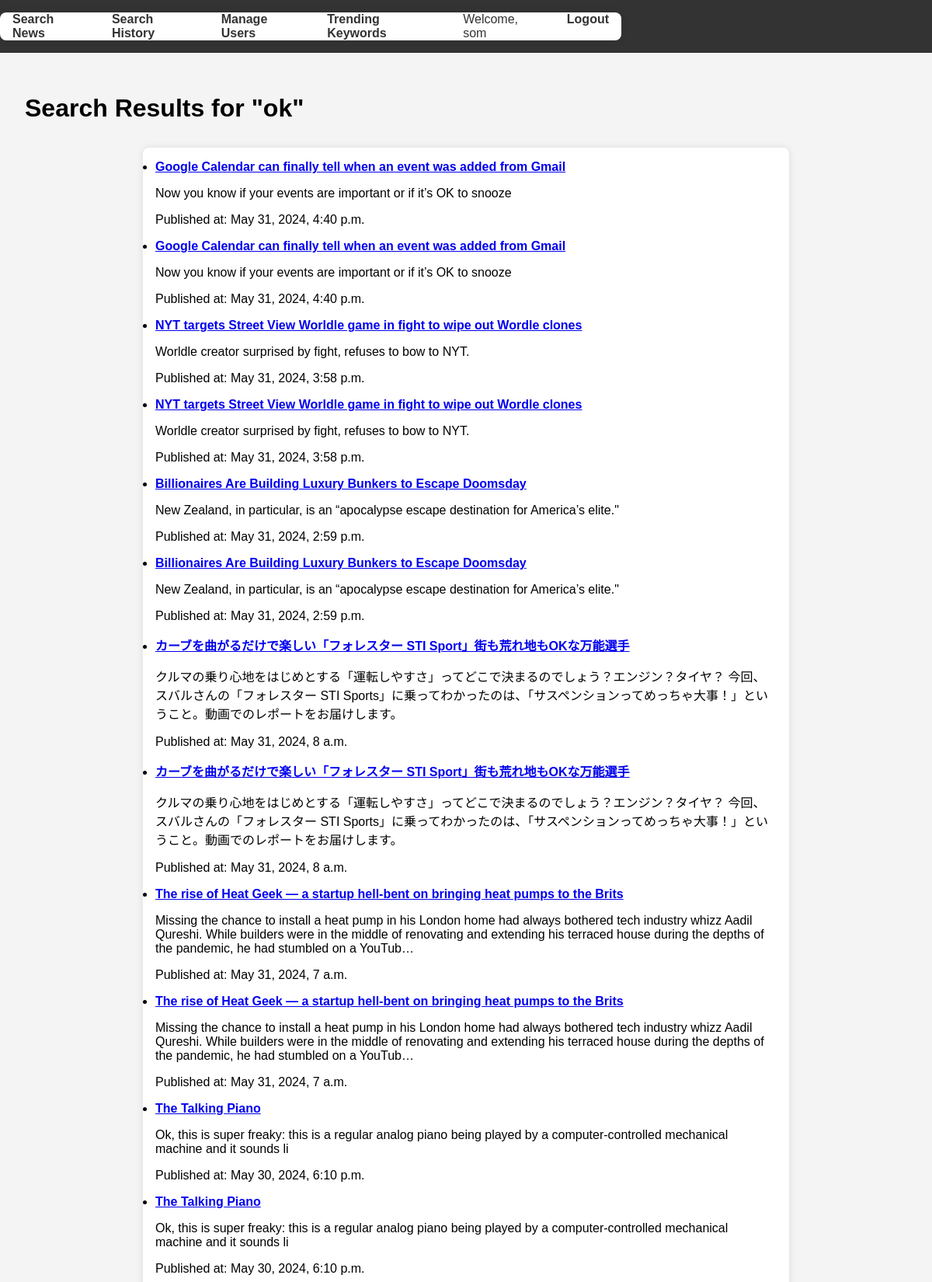
The app's page /search/results/17/ (signed in, upper part) with its own data.
### search/models.py (models this page shows, shortened)
class KeywordSearch(models.Model):
    user = models.ForeignKey(User, on_delete=models.CASCADE)
    keyword = models.CharField(max_length=255)
    last_searched = models.DateTimeField(auto_now=True)
    last_api_request = models.DateTimeField(null=True, blank=True)
    search_count = models.IntegerField(default=0)
    def __str__(self):
        return f'{self.keyword} by {self.user}'

class NewsArticle(models.Model):
    keyword_search = models.ForeignKey(KeywordSearch,related_name='news_articles', on_delete=models.CASCADE)
    title = models.CharField(max_length=255)
    description = models.TextField(null=True, blank=True)
    url = models.URLField()
    published_at = models.DateTimeField()
    class Meta:
        ordering = ['-published_at']
    def __str__(self):
        return self.title

### search/views.py (the view)
# urls.py: path('results/<int:keyword_search_id>/', views.search_results, name='search_results'),
@login_required
def search_results(request, keyword_search_id):
    keyword_search = KeywordSearch.objects.get(id=keyword_search_id, user=request.user)
    print(keyword_search)
    articles = keyword_search.news_articles.all()
    print(articles)
    return render(request, 'search/result.html', {'keyword_search': keyword_search, 'articles': articles})

### search/templates/search/result.html (shortened to what this page needs)
{% extends "base.html" %}
{% block content %}
<h1>Search Results for "{{ keyword_search.keyword }}"</h1>
<ul>
    {% for article in articles %}
        <li>
            <a href="{{ article.url }}" target="_blank">{{ article.title }}</a>
            <p>{{ article.description }}</p>
            <p>Published at: {{ article.published_at }}</p>
        </li>
    {% endfor %}
</ul>
{% endblock %}

### templates/base.html (shortened to what this page needs)
{% load static %}
<!DOCTYPE html>
<html>
<head>
    <link rel="stylesheet" type="text/css" href="{% static 'css/styles.css' %}">
</head>
<body>
    <header>
        <nav>
            <ul>
                <li><a href="{% url 'search_news' %}">Search News</a></li>
                <li><a href="{% url 'search_history' %}">Search History</a></li>
                {% if user.is_superuser %}
                    <li><a href="{% url 'manage_users' %}">Manage Users</a></li>
                    <li><a href="{% url 'trending_keywords' %}">Trending Keywords</a></li>
                {% endif %}
                {% if user.is_authenticated %}
                    <li>Welcome, {{ user.username }}</li>
                    <li><a href="{% url 'logout' %}">Logout</a></li>
                {% else %}
                    <li><a href="{% url 'login' %}">Login</a></li>
                {% endif %}
            </ul>
        </nav>
    </header>
    <main>
        {% block content %}
        {% endblock %}
    </main>
</body>
</html>

### static/css/styles.css (style rules this page uses)
body { font-family: Arial, sans-serif; margin: 0; padding: 0; background-color: #f4f4f4; }
header { background-color: #333; color: white; padding: 1rem 0; }
nav ul { list-style-type: none; margin: 0; padding: 0; display: flex; justify-content: center; }
nav ul li { margin: 0 1rem; color: #333; text-decoration: none; }
nav ul li a { color: #333; text-decoration: none; }
main { padding: 2rem; }
ul { max-width: 800px; margin: 2rem auto; background: white; padding: 1rem; border-radius: 8px; box-shadow: 0 0 10px rgba(0, 0, 0, 0.1); }
ul li { margin-bottom: 1rem; }
ul li a { font-weight: bold; }

### records on screen
KeywordSearch: keyword "ok"
NewsArticle: title "Google Calendar can finally tell when an event was added from Gmail", description "Now you know if your events are important or if it’s OK to snooze", published_at "May 31, 2024, 4:40 p.m."
NewsArticle: title "Google Calendar can finally tell when an event was added from Gmail", description "Now you know if your events are important or if it’s OK to snooze", published_at "May 31, 2024, 4:40 p.m."
NewsArticle: title "NYT targets Street View Worldle game in fight to wipe out Wordle clones", description "Worldle creator surprised by fight, refuses to bow to NYT.", published_at "May 31, 2024, 3:58 p.m."
NewsArticle: title "NYT targets Street View Worldle game in fight to wipe out Wordle clones", description "Worldle creator surprised by fight, refuses to bow to NYT.", published_at "May 31, 2024, 3:58 p.m."
NewsArticle: title "Billionaires Are Building Luxury Bunkers to Escape Doomsday", description "New Zealand, in particular, is an “apocalypse escape destination for America’s elite.\"", published_at "May 31, 2024, 2:59 p.m."
NewsArticle: title "Billionaires Are Building Luxury Bunkers to Escape Doomsday", description "New Zealand, in particular, is an “apocalypse escape destination for America’s elite.\"", published_at "May 31, 2024, 2:59 p.m."
NewsArticle: title "カーブを曲がるだけで楽しい「フォレスター STI Sport」街も荒れ地もOKな万能選手", description "クルマの乗り心地をはじめとする「運転しやすさ」ってどこで決まるのでしょう？エンジン？タイヤ？ 今回、スバルさんの「フォレスター STI Sports」に乗ってわかったのは、「サスペンションってめっちゃ大事！」ということ。動画でのレポートをお届けします。", published_at "May 31, 2024, 8 a.m."
NewsArticle: title "カーブを曲がるだけで楽しい「フォレスター STI Sport」街も荒れ地もOKな万能選手", description "クルマの乗り心地をはじめとする「運転しやすさ」ってどこで決まるのでしょう？エンジン？タイヤ？ 今回、スバルさんの「フォレスター STI Sports」に乗ってわかったのは、「サスペンションってめっちゃ大事！」ということ。動画でのレポートをお届けします。", published_at "May 31, 2024, 8 a.m."
NewsArticle: title "The rise of Heat Geek — a startup hell-bent on bringing heat pumps to the Brits", description "Missing the chance to install a heat pump in his London home had always bothered tech industry whizz Aadil Qureshi. While builders were in the middle of renovating and extending his terraced house during the depths of the pandemic, he had stumbled on a YouTub…", published_at "May 31, 2024, 7 a.m."
NewsArticle: title "The rise of Heat Geek — a startup hell-bent on bringing heat pumps to the Brits", description "Missing the chance to install a heat pump in his London home had always bothered tech industry whizz Aadil Qureshi. While builders were in the middle of renovating and extending his terraced house during the depths of the pandemic, he had stumbled on a YouTub…", published_at "May 31, 2024, 7 a.m."
NewsArticle: title "The Talking Piano", description "Ok, this is super freaky: this is a regular analog piano being played by a computer-controlled mechanical machine and it sounds li", published_at "May 30, 2024, 6:10 p.m."
NewsArticle: title "The Talking Piano", description "Ok, this is super freaky: this is a regular analog piano being played by a computer-controlled mechanical machine and it sounds li", published_at "May 30, 2024, 6:10 p.m."

### other values on screen
{{ user.username }} "som"
